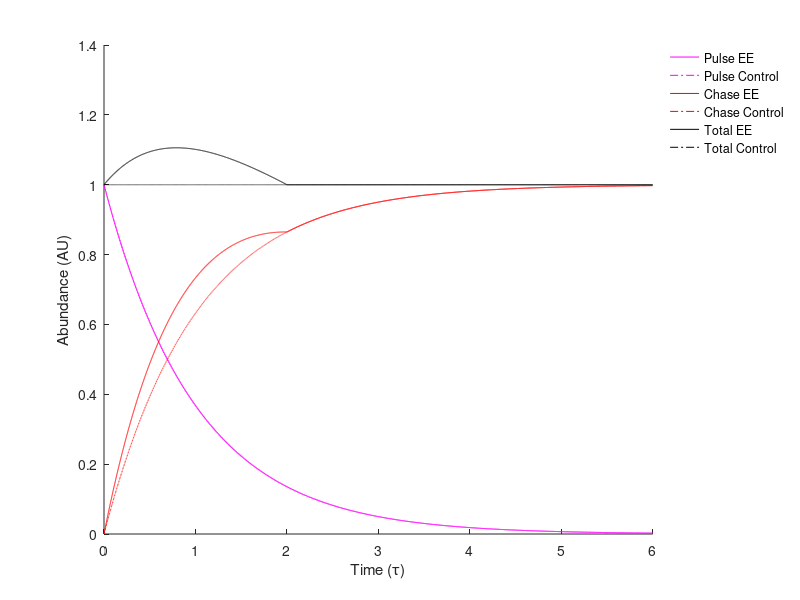

This figure's MATLAB source: (Note: this script raises an error after producing the figure.)
% Parameters for synthesis rate changes
synthesis_type = 'ramp_down'; % Options: 'constant_step', 'ramp_up', 'ramp_down'
deltaT_initial = 0.1; % Initial change in total protein (10% increase)
tau = 14; % tau is tau_decay
t = 0:0.01:tau*6; % time to simulate

% Define synthesis rate changes based on the selected type
switch synthesis_type
    case 'constant_step'
        % Step function (10% increase in total protein at time = tau)
        deltaT_infinite = deltaT_initial / (1 - exp(-1)); % Calculated deltaT at infinite to achieve 10% increase at t = tau
        Tee_inf = 1 + deltaT_infinite; % Constant step increase
        fig1 = 1;
        fig2 = 2;
        title1='Constant step';
    case 'ramp_up'
        % Ramp increase over time, reaching deltaT_infinite at time = tau
        deltaT_infinite = deltaT_initial *1.6; % Corrected deltaT at infinite to achieve 10% increase at t = tau
        deltaT = linspace(0, deltaT_infinite, find(t <= tau, 1, 'last'));
        deltaT = [deltaT, deltaT_infinite * ones(1, length(t) - length(deltaT))];
        Tee_inf = 1 + deltaT;
        fig1 = 3;
        fig2 = 4;
        title1='Ramp up';
    case 'ramp_down'
        % Ramp down over time, starting from deltaT_infinite at t = 0 and decreasing to 0 at t = tau
        deltaT_infinite = deltaT_initial * 3.2; % Starting point of the ramp down
        deltaT = linspace(deltaT_infinite, 0, find(t <= tau*2, 1, 'last'));
        deltaT = [deltaT, zeros(1, length(t) - length(deltaT))];
        Tee_inf = 1 + deltaT;
        fig1 = 5;
        fig2 = 6;
        title1='Ramp down';
    otherwise
        error('Invalid synthesis type. Choose ''constant_step'', ''ramp_up'', or ''ramp_down''.')
end

% Calculations
A = exp(-t/tau); % Exponential decay
pulse_ee = 1 * A; % Pulse in uneffec
chase_ee = Tee_inf .* (1 - A); % Left over to inf
chase_control = 1 - A;
equil = 1 * ones(size(A));
nonequil = (Tee_inf - 1) .* (1 - A);
total_ee = equil + nonequil;

% Mean age calculation
tau_age_equil = tau * ones(size(A));
tau_age_nonequil = tau * (1 - A) - t .* A;
fraction_equil = equil ./ total_ee;
fraction_nonequil = nonequil ./ total_ee;
tau_age = fraction_equil .* tau_age_equil + fraction_nonequil .* tau_age_nonequil;

% Plotting
figure(fig1)
clf
title(sprintf('Protein Synthesis Rate Change: %s', synthesis_type))
t2 = t / tau;
plot(t2, A, 'm', 'DisplayName', "Pulse EE");
hold on
plot(t2, A, 'm-.', 'DisplayName', "Pulse Control");
plot(t2, chase_ee, 'r', 'DisplayName', "Chase EE");
plot(t2, chase_control, 'r-.', 'DisplayName', "Chase Control");
plot(t2, total_ee, 'k', 'DisplayName', "Total EE");
plot(t2, equil, 'k-.', 'DisplayName', "Total Control");
legend("Box", "off", "Location", 'bestoutside');
box off
ylabel('Abundance (AU)');
xlabel('Time (\tau)');
xline(1, 'k:', 'DisplayName', 'Time = \tau');
title(title1)

fill([t2, fliplr(t2)], [chase_control, zeros(size(chase_control))],...
    [0.8 0.8 1], 'EdgeColor', 'none', 'FaceAlpha', 0.5, 'DisplayName', 'Equilibrium population');

fill([t2, fliplr(t2)], [chase_control, fliplr(chase_ee)],...
    [1 0.8 0.8], 'EdgeColor', 'none', 'FaceAlpha', 0.5, 'DisplayName', 'Non-equilibrium population');

% Mean Age Plot
figure(fig2)
clf
title(sprintf('Mean Age: %s', synthesis_type))
plot(t2, tau_age / tau, 'k', 'DisplayName', "Mean age EE");
hold on
plot(t2, ones(1, numel(tau_age)), 'k-.', 'DisplayName', "Mean age Control");
xline(1, 'k:', 'DisplayName', "Pulse-Chase interval");
ylim([0.7, 1.05]);
box off
ylabel('Mean age / \tau');
xlabel('Time (\tau)');
legend("Box", "off", "Location", 'best');
title(title1)